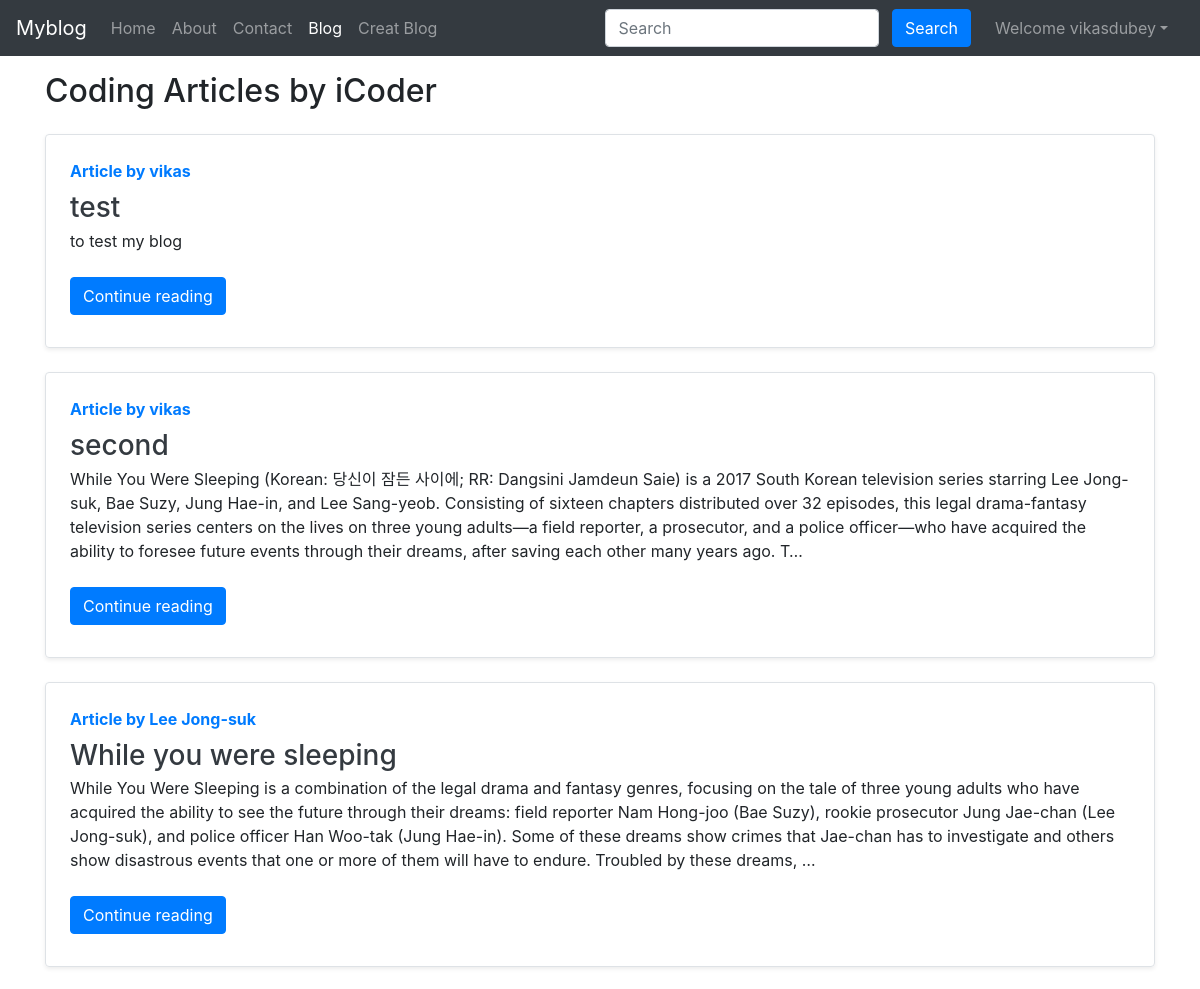
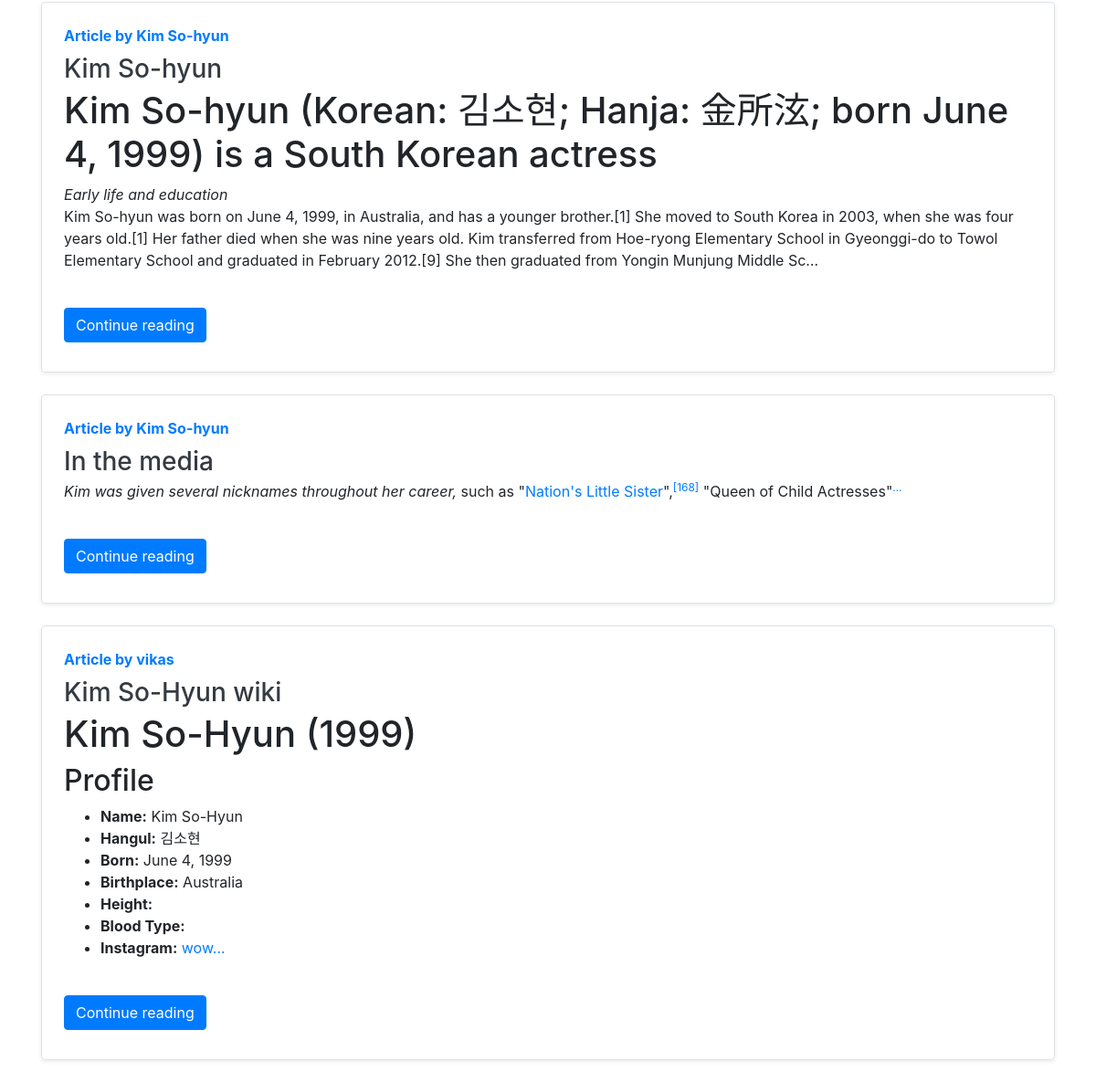
Screenshot of /blog/ (signed in) with the database file from the repository (2 pictures, top to bottom).
### blog/models.py (models this page shows, shortened)
class Post(models.Model):
    sno=models.AutoField(primary_key=True)
    title=models.CharField(max_length=255)
    author=models.CharField(max_length=14)
    slug=models.CharField(max_length=130,blank=True, null=True)
    timestamp= models.DateTimeField(default=now)
    content=models.TextField()

### blog/views.py (the view)
# urls.py: path('', views.blogHome, name='blogHome'),
def blogHome(request):
    allPosts= Post.objects.all()
    context={'allPosts': allPosts}
    return render(request, "blog/blogHome.html", context)

### templates/blog/blogHome.html (shortened to what this page needs)
{% extends 'base.html' %}
{% block blogactive %} active {% endblock blogactive %}
{% block body %}
<div class="container my-3">
    <h2>Coding Articles by iCoder</h2>
    {% for post in allPosts  %}
    <div class="row no-gutters border rounded overflow-hidden flex-md-row mb-4 shadow-sm h-md-250 my-4 position-relative">
        <div class="col p-4 d-flex flex-column position-static">
            <strong class="d-inline-block mb-2 text-primary">Article  by {{post.author}}</strong>
            <h3 class="mb-0"><a class="text-dark" href="/blog/{{post.slug}}">{{post.title}} </a> </h3>
            <p class="card-text mb-auto"><div class="preview">{{post.content|safe| truncatechars:500}}</div></p>
            <div class="my-2">
            	<a href="/blog/{{post.slug}}" role="button" class="btn btn-primary">Continue reading</a>
            </div>
        </div>
        </div>
        {% endfor %}
    </div>
 {% endblock %}

### templates/base.html (shortened to what this page needs)
<!doctype html>
<html lang="en">
  <head>
    <link rel="stylesheet" href="https://stackpath.bootstrapcdn.com/bootstrap/4.5.2/css/bootstrap.min.css">
  </head>
  <body>
    <nav class="navbar navbar-expand-lg navbar-dark bg-dark">
        <a class="navbar-brand" href="/">Myblog</a>
        <div class="collapse navbar-collapse" id="navbarSupportedContent">
          <ul class="navbar-nav mr-auto">
            <li class="nav-item {% block homeactive %}  {% endblock homeactive %}">
              <a class="nav-link" href="/">Home <span class="sr-only">(current)</span></a>
            </li>
            <li class="nav-item {% block aboutactive %}  {% endblock aboutactive %}" >
              <a class="nav-link" href="/about">About</a>
            </li>
            <li class="nav-item {% block contactactive %}  {% endblock contactactive %} ">
              <a class="nav-link" href="/contact">Contact</a>
            </li>
            <li class="nav-item {% block blogactive %}  {% endblock blogactive %} ">
              <a class="nav-link" href="/blog">Blog</a>
            </li>
            {% if user.is_authenticated %}
            <li class="nav-item  {% block creatblogactive %}  {% endblock creatblogactive %}">
              <a class="nav-link" href="/blog/creatblog">Creat Blog</a>
            </li>
            {% endif %}
          </ul>
          <div class="ml-auto form-inline ">
          <form method="get" action="/search"class="my-2 my-lg-0 mx-3">
            <input class="form-control mr-sm-2" type="search" placeholder="Search" aria-label="Search" name="query" id="query">
            <button class="btn btn-primary my-2 my-sm-0 " type="submit">Search</button>
          </form>
{% if user.is_authenticated %}
<ul class="navbar-nav mr-2">
<li class="nav-item dropdown">
<a class="nav-link dropdown-toggle" href='#' id="navbarDropdown" role="button" data-toggle="dropdown"> Welcome {{request.user}}</a>
      </li>
      </ul>
      </div>
{% endif %}
        </div>
      </nav>
      {% block body %}  {% endblock body %}
  </body>
</html>

### rows the page displays
Post: author "vikas", title "test", content "to test my blog"
Post: author "vikas", title "second", content "While You Were Sleeping (Korean: 당신이 잠든 사이에; RR: Dangsini Jamdeun Saie) is a 2017 South Korean television series starring Lee Jong-suk, Bae Suzy, Jung Hae-in, and Lee Sang-yeob. Consisting of sixteen chapters distributed over 32 episodes, this legal drama-fantasy television series centers on the lives on three young adults—a field reporter, a prosecutor, and a police officer—who have acquired the ability to foresee future events through their dreams, after saving each other many years ago. T…"
Post: author "Lee Jong-suk", title "While you were sleeping", content "While You Were Sleeping is a combination of the legal drama and fantasy genres, focusing on the tale of three young adults who have acquired the ability to see the future through their dreams: field reporter Nam Hong-joo (Bae Suzy), rookie prosecutor Jung Jae-chan (Lee Jong-suk), and police officer Han Woo-tak (Jung Hae-in). Some of these dreams show crimes that Jae-chan has to investigate and others show disastrous events that one or more of them will have to endure. Troubled by these dreams, …"
Post: author "Kim So-hyun", title "Kim So-hyun", content "Kim So-hyun (Korean: 김소현; Hanja: 金所泫; born June 4, 1999) is a South Korean actress Early life and education Kim So-hyun was born on June 4, 1999, in Australia, and has a younger brother.[1] She moved to South Korea in 2003, when she was four years old.[1] Her father died when she was nine years old. Kim transferred from Hoe-ryong Elementary School in Gyeonggi-do to Towol Elementary School and graduated in February 2012.[9] She then graduated from Yongin Munjung Middle Sc…"
Post: author "Kim So-hyun", title "In the media", content "Kim was given several nicknames throughout her career, such as \" Nation's Little Sister \", [168] \"Queen of Child Actresses\" …"
Post: author "vikas", title "Kim So-Hyun wiki", content "Kim So-Hyun (1999) Profile Name: Kim So-Hyun Hangul: 김소현 Born: June 4, 1999 Birthplace: Australia Height: Blood Type: Instagram: wow…"

### other values shown
{{ request.user }} "vikasdubey"
